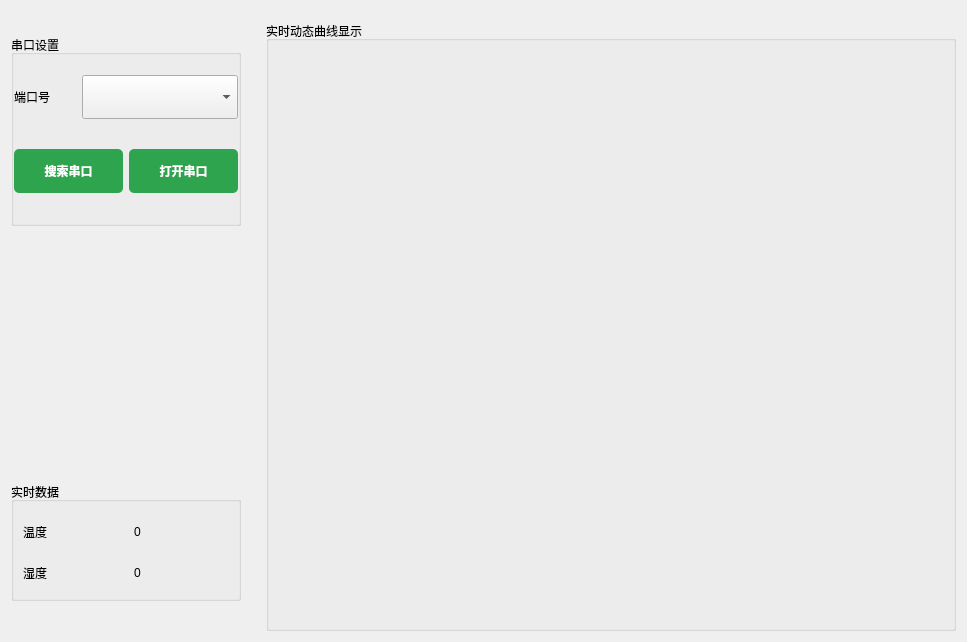
<?xml version="1.0" encoding="UTF-8"?>
<ui version="4.0">
 <class>Widget</class>
 <widget class="QWidget" name="Widget">
  <property name="geometry">
   <rect>
    <x>0</x>
    <y>0</y>
    <width>967</width>
    <height>642</height>
   </rect>
  </property>
  <property name="windowTitle">
   <string>Widget</string>
  </property>
  <property name="styleSheet">
   <string notr="true"/>
  </property>
  <layout class="QHBoxLayout" name="horizontalLayout" stretch="1,3">
   <property name="spacing">
    <number>25</number>
   </property>
   <item>
    <layout class="QVBoxLayout" name="verticalLayout" stretch="1,8,0,5">
     <property name="topMargin">
      <number>0</number>
     </property>
     <property name="rightMargin">
      <number>0</number>
     </property>
     <property name="bottomMargin">
      <number>30</number>
     </property>
     <item>
      <spacer name="horizontalSpacer_3">
       <property name="orientation">
        <enum>Qt::Horizontal</enum>
       </property>
       <property name="sizeHint" stdset="0">
        <size>
         <width>40</width>
         <height>20</height>
        </size>
       </property>
      </spacer>
     </item>
     <item>
      <widget class="QGroupBox" name="groupBox_2">
       <property name="minimumSize">
        <size>
         <width>0</width>
         <height>150</height>
        </size>
       </property>
       <property name="toolTipDuration">
        <number>0</number>
       </property>
       <property name="styleSheet">
        <string notr="true">
font: 9pt &quot;Adobe Devanagari&quot;;</string>
       </property>
       <property name="title">
        <string>串口设置</string>
       </property>
       <layout class="QVBoxLayout" name="verticalLayout_3" stretch="1,1">
        <property name="spacing">
         <number>30</number>
        </property>
        <property name="leftMargin">
         <number>0</number>
        </property>
        <property name="topMargin">
         <number>20</number>
        </property>
        <property name="rightMargin">
         <number>0</number>
        </property>
        <property name="bottomMargin">
         <number>30</number>
        </property>
        <item>
         <layout class="QHBoxLayout" name="horizontalLayout_3" stretch="2,5">
          <item>
           <widget class="QLabel" name="label_port">
            <property name="sizePolicy">
             <sizepolicy hsizetype="Expanding" vsizetype="Minimum">
              <horstretch>0</horstretch>
              <verstretch>0</verstretch>
             </sizepolicy>
            </property>
            <property name="text">
             <string>端口号</string>
            </property>
            <property name="textFormat">
             <enum>Qt::PlainText</enum>
            </property>
           </widget>
          </item>
          <item>
           <widget class="QComboBox" name="comboBox">
            <property name="sizePolicy">
             <sizepolicy hsizetype="Expanding" vsizetype="Minimum">
              <horstretch>0</horstretch>
              <verstretch>0</verstretch>
             </sizepolicy>
            </property>
           </widget>
          </item>
         </layout>
        </item>
        <item>
         <layout class="QHBoxLayout" name="horizontalLayout_4" stretch="1,1">
          <item>
           <widget class="QPushButton" name="btn_search_port">
            <property name="sizePolicy">
             <sizepolicy hsizetype="Expanding" vsizetype="Minimum">
              <horstretch>0</horstretch>
              <verstretch>0</verstretch>
             </sizepolicy>
            </property>
            <property name="minimumSize">
             <size>
              <width>0</width>
              <height>30</height>
             </size>
            </property>
            <property name="acceptDrops">
             <bool>true</bool>
            </property>
            <property name="styleSheet">
             <string notr="true">border:none;
border-radius: 5px;
font: 16pt &quot;Adobe Devanagari&quot;;
font-weight:bold;
color:rgb(255, 255, 255);
background-color:#2ea44f;
font: 9pt &quot;Adobe Devanagari&quot;;</string>
            </property>
            <property name="text">
             <string>搜索串口</string>
            </property>
           </widget>
          </item>
          <item>
           <widget class="QPushButton" name="btn_open_port">
            <property name="sizePolicy">
             <sizepolicy hsizetype="Expanding" vsizetype="Minimum">
              <horstretch>0</horstretch>
              <verstretch>0</verstretch>
             </sizepolicy>
            </property>
            <property name="minimumSize">
             <size>
              <width>0</width>
              <height>30</height>
             </size>
            </property>
            <property name="styleSheet">
             <string notr="true">border:none;
border-radius: 5px;
font: 16pt &quot;Adobe Devanagari&quot;;
font-weight:bold;
color:rgb(255, 255, 255);
background-color:#2ea44f;
font: 9pt &quot;Adobe Devanagari&quot;;</string>
            </property>
            <property name="text">
             <string>打开串口</string>
            </property>
           </widget>
          </item>
         </layout>
        </item>
       </layout>
      </widget>
     </item>
     <item>
      <spacer name="verticalSpacer">
       <property name="orientation">
        <enum>Qt::Vertical</enum>
       </property>
       <property name="sizeHint" stdset="0">
        <size>
         <width>20</width>
         <height>250</height>
        </size>
       </property>
      </spacer>
     </item>
     <item>
      <widget class="QGroupBox" name="groupBox">
       <property name="minimumSize">
        <size>
         <width>150</width>
         <height>100</height>
        </size>
       </property>
       <property name="title">
        <string>实时数据</string>
       </property>
       <layout class="QGridLayout" name="gridLayout">
        <property name="leftMargin">
         <number>9</number>
        </property>
        <property name="topMargin">
         <number>15</number>
        </property>
        <property name="horizontalSpacing">
         <number>18</number>
        </property>
        <property name="verticalSpacing">
         <number>12</number>
        </property>
        <item row="1" column="1">
         <widget class="QLabel" name="hLabel">
          <property name="sizePolicy">
           <sizepolicy hsizetype="Expanding" vsizetype="Expanding">
            <horstretch>0</horstretch>
            <verstretch>0</verstretch>
           </sizepolicy>
          </property>
          <property name="minimumSize">
           <size>
            <width>60</width>
            <height>30</height>
           </size>
          </property>
          <property name="text">
           <string>0</string>
          </property>
         </widget>
        </item>
        <item row="1" column="0">
         <widget class="QLabel" name="label_2">
          <property name="sizePolicy">
           <sizepolicy hsizetype="Expanding" vsizetype="Expanding">
            <horstretch>0</horstretch>
            <verstretch>0</verstretch>
           </sizepolicy>
          </property>
          <property name="minimumSize">
           <size>
            <width>60</width>
            <height>30</height>
           </size>
          </property>
          <property name="text">
           <string>湿度</string>
          </property>
         </widget>
        </item>
        <item row="0" column="0">
         <widget class="QLabel" name="label_Temp">
          <property name="sizePolicy">
           <sizepolicy hsizetype="Expanding" vsizetype="Expanding">
            <horstretch>0</horstretch>
            <verstretch>0</verstretch>
           </sizepolicy>
          </property>
          <property name="minimumSize">
           <size>
            <width>60</width>
            <height>30</height>
           </size>
          </property>
          <property name="text">
           <string>温度</string>
          </property>
         </widget>
        </item>
        <item row="0" column="1">
         <widget class="QLabel" name="tLabel">
          <property name="sizePolicy">
           <sizepolicy hsizetype="Expanding" vsizetype="Expanding">
            <horstretch>0</horstretch>
            <verstretch>0</verstretch>
           </sizepolicy>
          </property>
          <property name="minimumSize">
           <size>
            <width>60</width>
            <height>30</height>
           </size>
          </property>
          <property name="text">
           <string>0</string>
          </property>
         </widget>
        </item>
       </layout>
      </widget>
     </item>
    </layout>
   </item>
   <item>
    <layout class="QVBoxLayout" name="verticalLayout_2">
     <item>
      <spacer name="horizontalSpacer_2">
       <property name="orientation">
        <enum>Qt::Horizontal</enum>
       </property>
       <property name="sizeHint" stdset="0">
        <size>
         <width>700</width>
         <height>10</height>
        </size>
       </property>
      </spacer>
     </item>
     <item>
      <widget class="QGroupBox" name="groupBox_3">
       <property name="minimumSize">
        <size>
         <width>0</width>
         <height>600</height>
        </size>
       </property>
       <property name="title">
        <string>实时动态曲线显示</string>
       </property>
       <layout class="QHBoxLayout" name="horizontalLayout_2">
        <item>
         <widget class="QCustomPlot" name="widget_plot" native="true">
          <property name="minimumSize">
           <size>
            <width>500</width>
            <height>500</height>
           </size>
          </property>
         </widget>
        </item>
       </layout>
      </widget>
     </item>
    </layout>
   </item>
  </layout>
 </widget>
 <layoutdefault spacing="6" margin="11"/>
 <customwidgets>
  <customwidget>
   <class>QCustomPlot</class>
   <extends>QWidget</extends>
   <header>qcustomplot.h</header>
   <container>1</container>
  </customwidget>
 </customwidgets>
 <resources/>
 <connections/>
</ui>
